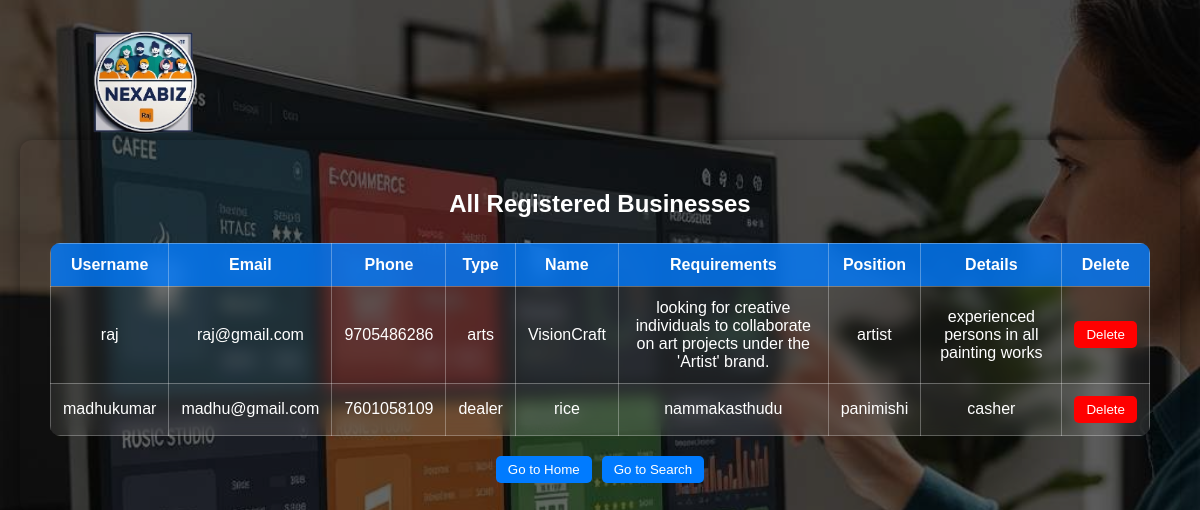
/all-businesses (signed in), run on an earlier commit of the app's database.
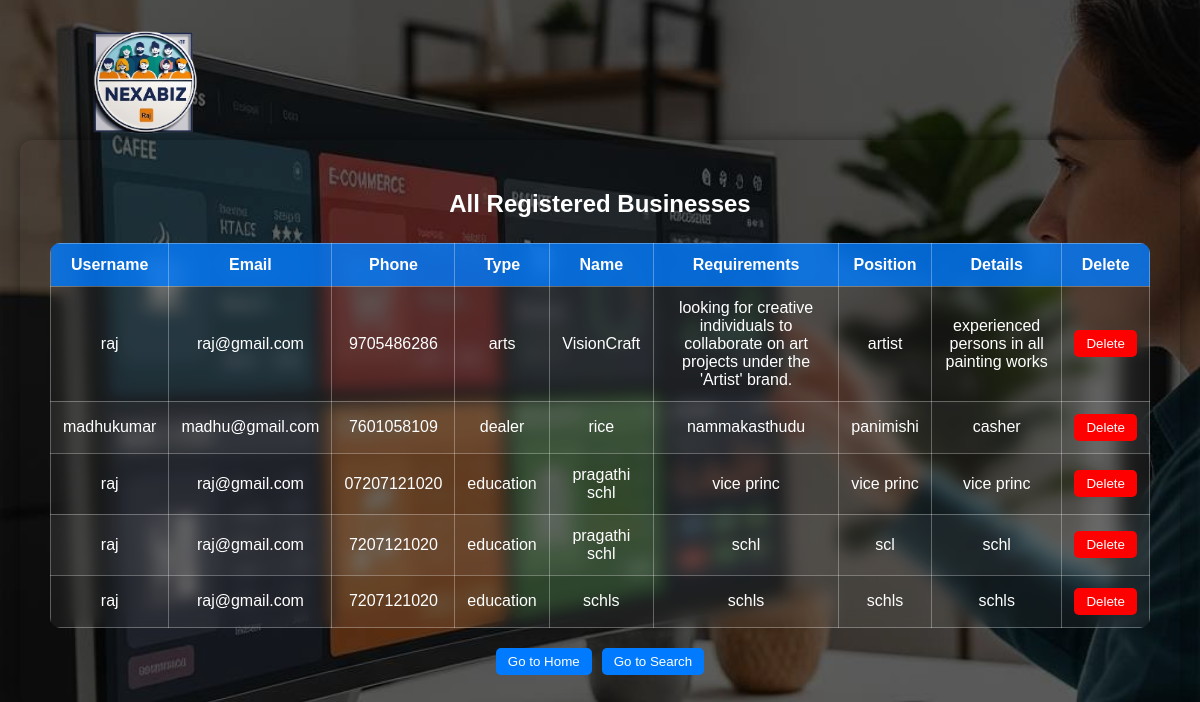
And on a later commit of the database.
### tables this page shows
CREATE TABLE businesses (
                id INTEGER PRIMARY KEY AUTOINCREMENT,
                username TEXT,
                email TEXT,
                phone_number TEXT,
                business_type TEXT,
                business_name TEXT,
                requirements TEXT,
                position TEXT,
                details TEXT
            );

### app.py (the view)
@app.route('/all-businesses')
def show_all_businesses():
    conn = sqlite3.connect('database.db')
    conn.row_factory = sqlite3.Row
    c = conn.cursor()
    c.execute('SELECT * FROM businesses')
    rows = c.fetchall()
    conn.close()
    businesses = [dict(row) for row in rows]
    return render_template('my_businesses.html', businesses=businesses, is_admin=session.get('is_admin', False))

### templates/my_businesses.html (shortened to what this page needs)
<!DOCTYPE html>
<html>
<head>
    <link rel="stylesheet" href="{{ url_for('static', filename='style.css') }}">
</head>
<body>
<div class="logo">
    <a href="{{ url_for('home') }}">
        <img src="{{ url_for('static', filename='logo.png') }}" alt="NexaBiz Logo">
    </a>
</div>
<div class="overlay">
    <div class="container">
        <h2>All Registered Businesses</h2>
        <table>
            <thead>
                <tr>
                    <th>Username</th>
                    <th>Email</th>
                    <th>Phone</th>
                    <th>Type</th>
                    <th>Name</th>
                    <th>Requirements</th>
                    <th>Position</th>
                    <th>Details</th>
                    {% if is_admin %}
                    <th>Delete</th>
                    {% endif %}
                </tr>
            </thead>
            <tbody>
                {% for b in businesses %}
                <tr>
                    <td>{{ b.username }}</td>
                    <td>{{ b.email }}</td>
                    <td>{{ b.phone_number }}</td>
                    <td>{{ b.business_type }}</td>
                    <td>{{ b.business_name }}</td>
                    <td>{{ b.requirements }}</td>
                    <td>{{ b.position }}</td>
                    <td>{{ b.details }}</td>
                    {% if is_admin %}
                    <td>
                        <form action="{{ url_for('delete_business', business_id=b['id']) }}" method="post" onsubmit="return confirm('Are you sure you want to delete this business?');">
    <button type="submit">Delete</button>
                        </form>
                    </td>
                    {% endif %}
                </tr>
                {% endfor %}
            </tbody>
        </table>
        <div class="actions">
            <a href="{{ url_for('home') }}"><button>Go to Home</button></a>
            <a href="{{ url_for('search') }}"><button>Go to Search</button></a>
        </div>
    </div>
</div>
</body>
</html>

What changed in the data, as far as the page shows it:
added businesses: username "raj", email "raj@gmail.com", phone_number "07207121020", business_type "education", business_name "pragathi schl", requirements "vice princ", position "vice princ", details "vice princ"
added businesses: username "raj", email "raj@gmail.com", phone_number "7207121020", business_type "education", business_name "pragathi schl", requirements "schl", position "scl", details "schl"
added businesses: username "raj", email "raj@gmail.com", phone_number "7207121020", business_type "education", business_name "schls", requirements "schls", position "schls", details "schls"
